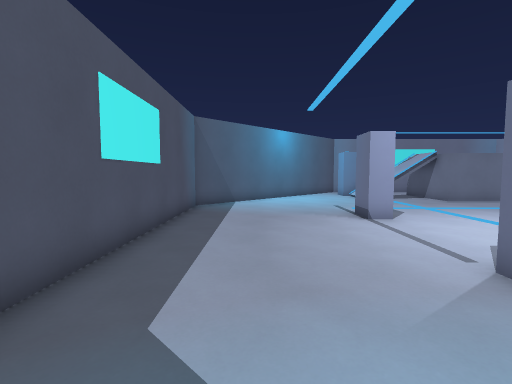
[1] (above)

19 first-person views from a walk through a level from a Godot 3-D game. The camera is 1.5 m above the floor, tilts 4° down and sees 85° across. The floor is counted in squares, 1 m on a side. Each view is taken from the middle of a square. On the plan, view 1 faces up. The plan holds only what a view shows up to about 14 squares ahead; the rest is blank. The place goes on beyond the plan. Characters and animated objects are not drawn.

[2]
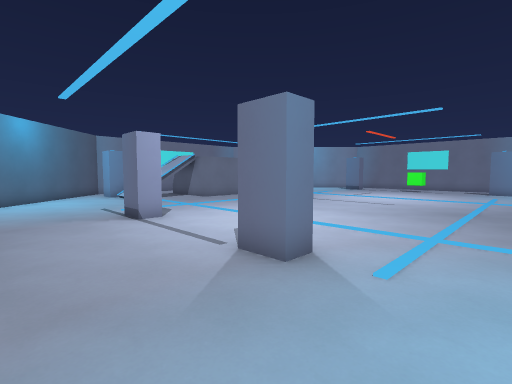

[3]
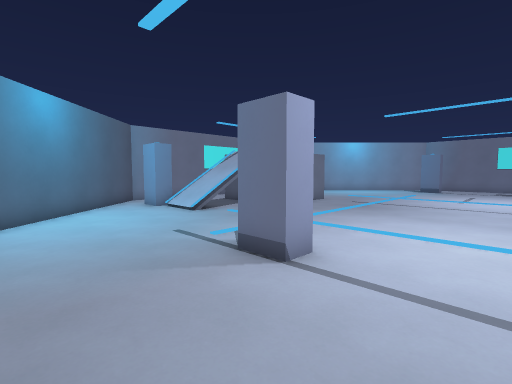

[4]
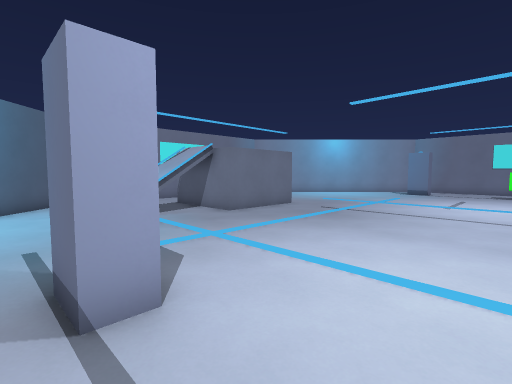

[5]
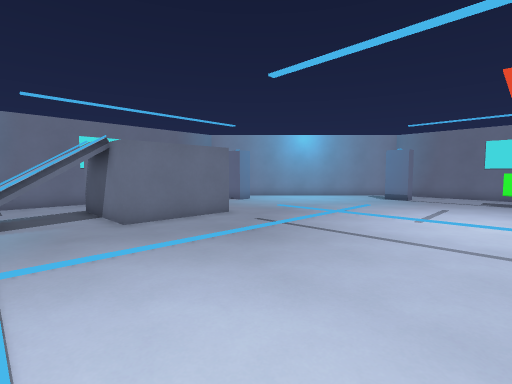

[6]
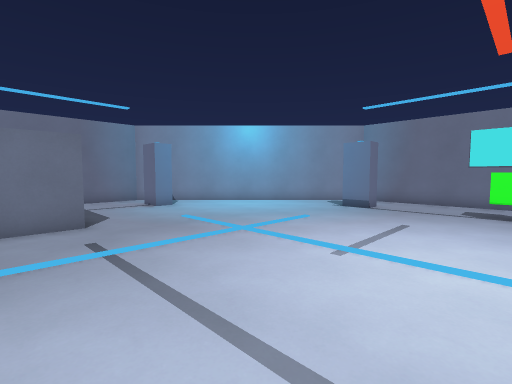

[7]
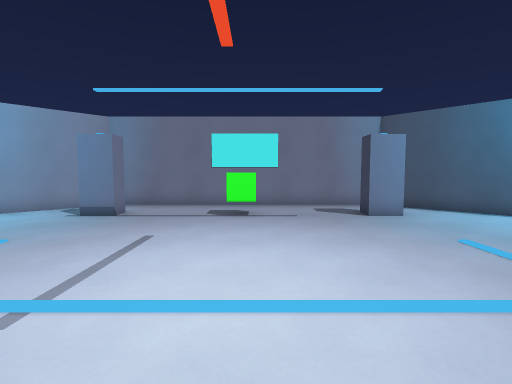

[8]
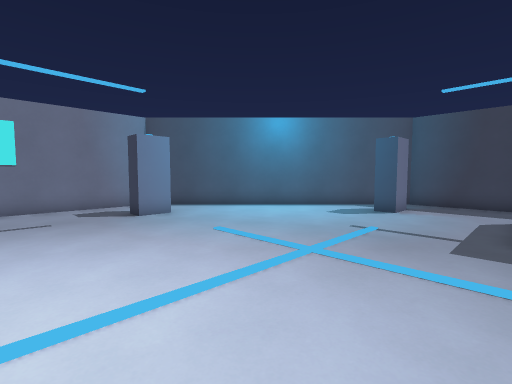

[9]
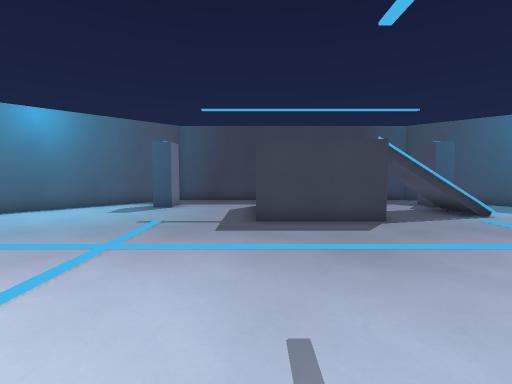

[10]
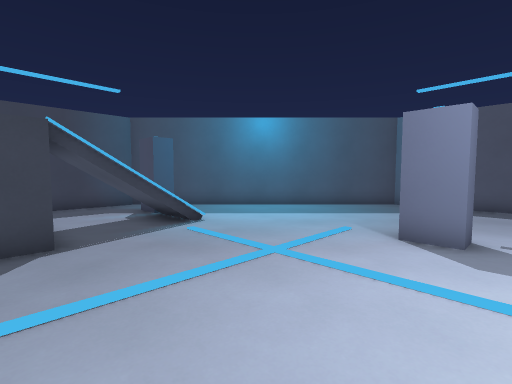

[11]
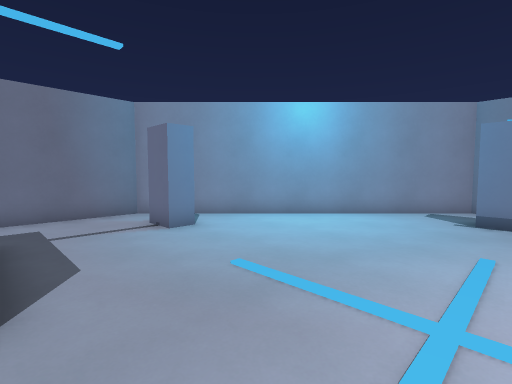

[12]
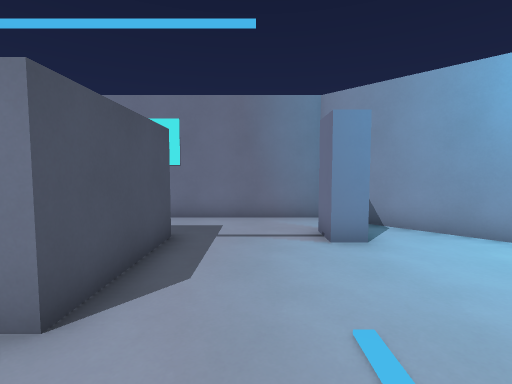

[13]
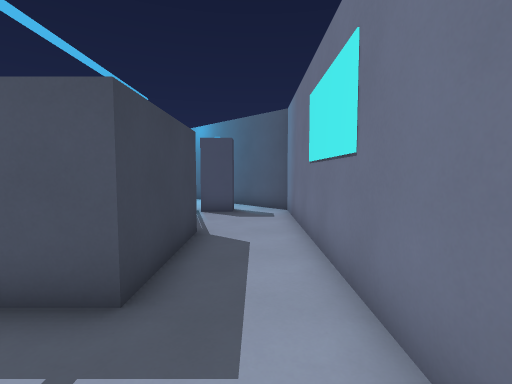

[14]
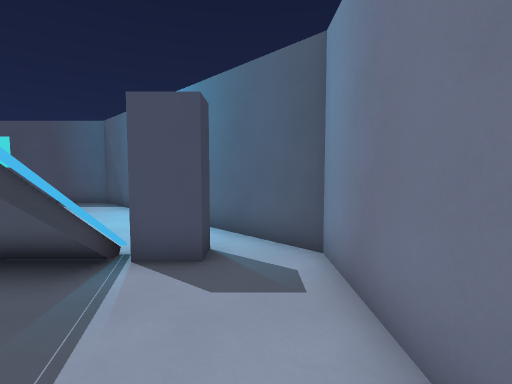

[15]
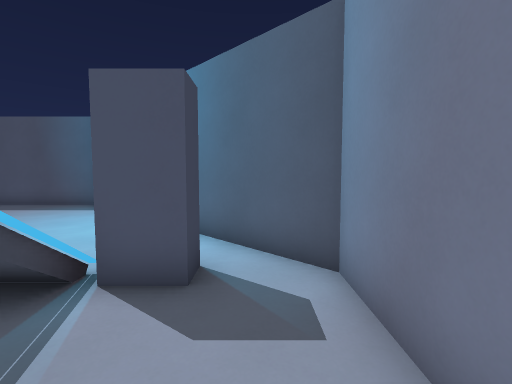

[16]
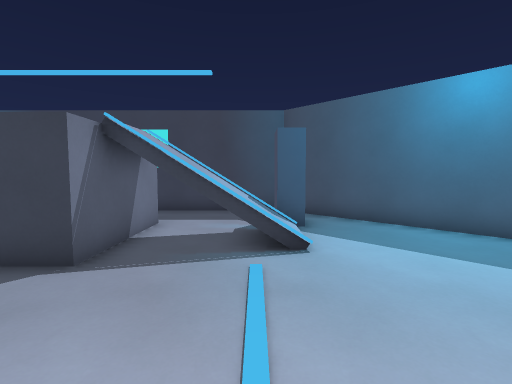

[17]
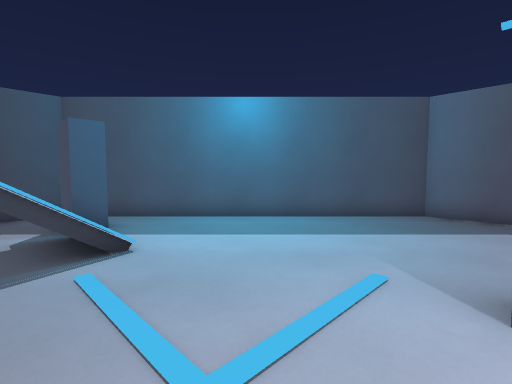

[18]
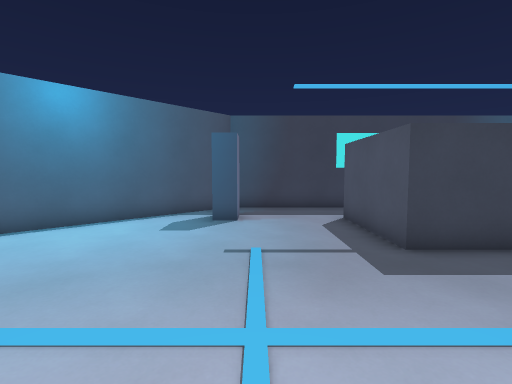

[19]
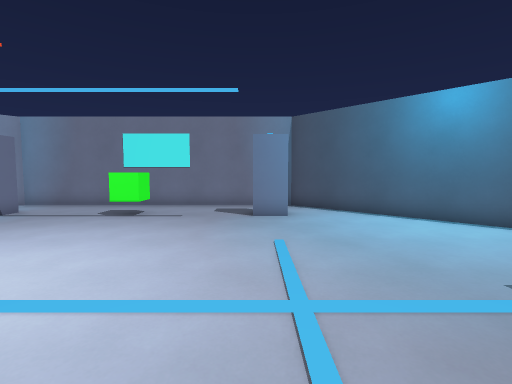

### Floor plan
Points are (right, up) in squares from view 1. A wall is a line through its corners. A room is listed if a view was taken in it or the views show most of it. See-through windows are left out.
Room 1 (views 1, 2, 3, 4, 5, 6, 7, 8, 9, 10, 11, 12, 13, 14, 15, 16, 17, 18, 19)
walls: (4.5, 8.9) (3.6, 8.9) (3.6, 10.1); (10, 14.5) (10, 18.5) (14, 18.5) (14, 14.5) (10, 14.5); (4.4, 4.1) (4.4, 2.9) (3.6, 2.9) (3.6, 4.1) (4.4, 4.1); (7.9, -2.4) (8.4, -2.4); (5.9, 17.6) (8.4, 17.6); (6.4, 17.9) (5.6, 17.9) (5.6, 19.1) (6.4, 19.1) (6.4, 17.9); (10, -5.5) (10, -1.5) (14, -1.5) (14, -5.5); (18.5, 17.9) (17.6, 17.9) (17.6, 19.1); (24.5, 10.9) (23.6, 10.9) (23.6, 12.1); (23.6, 0.9) (23.6, 2.1) (24.5, 2.1); (5.5, -4.9) (6.4, -4.9) (6.4, -6.1); (17.6, -6.1) (17.6, -4.9) (18.5, -4.9); (13, -8.2) (18.1, -8.2) (26.7, 0.4) (26.7, 12.6) (18.1, 21.3) (5.9, 21.3) (-2.7, 12.6) (-2.7, 0.4) (5.9, -8.2) (11, -8.2)
objects: other object (24, 6) to (24, 7)

Positions as (right, up) in squares from view 1, and headings:
1: (0, 0), facing up
2: (0, 0), facing up-right
3: (0, 6), facing up-right
4: (3, 6), facing up-right
5: (7, 6), facing up-right
6: (12, 6), facing up-right
7: (14, 6), facing right
8: (14, 6), facing down-right
9: (14, 7), facing down
10: (11, 5), facing down-left
11: (14, 11), facing up-right
12: (16, 12), facing up
13: (17, 20), facing left
14: (11, 20), facing left
15: (10, 20), facing left
16: (7, 3), facing down
17: (8, 3), facing down-left
18: (17, 4), facing down
19: (14, 2), facing right
